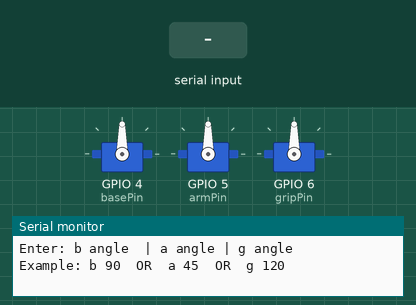
A program run on a simulated ESP32-S3. Shown: 3 × servo, the last lines printed to the serial monitor. Inputs (shaded band) come from the test bench.

Above: at 1.2 s.
1.3 s: "b,45\n" received over Serial
At 2.5 s:
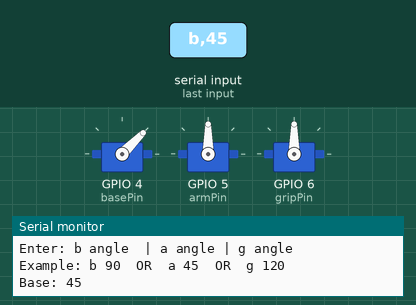
2.8 s: "a,45\n" received over Serial
At 3.7 s:
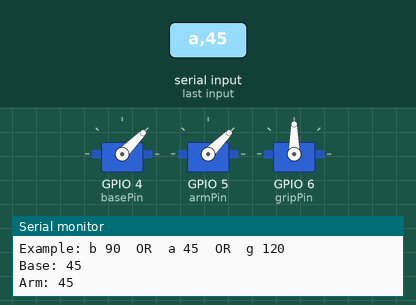
4.3 s: "g,45\n" received over Serial
At 4.8 s:
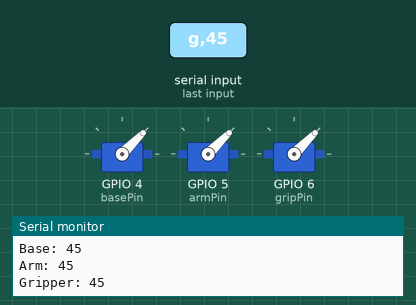
5.8 s: "b90\n" received over Serial
At 7.0 s:
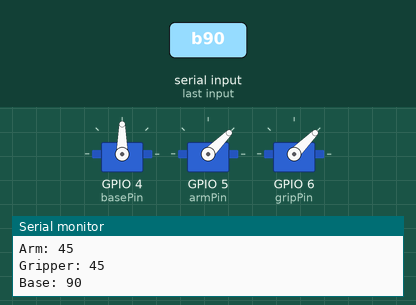
7.3 s: "a90\n" received over Serial
At 8.3 s:
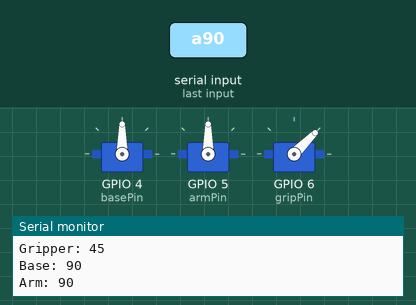
8.8 s: "b" received over Serial
At 10.3 s:
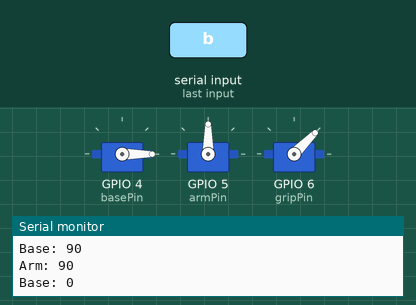
Timing chart, 0 to 11.8 s (numbered marks = the images above; inputs shaded):
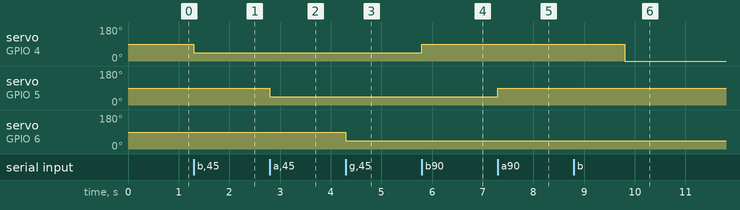

Measured:
- after the input at 1.3 s, servo on GPIO 4 (basePin): 90° → 45° at once
- after the input at 2.8 s, servo on GPIO 5 (armPin): 90° → 45° at once
- after the input at 4.3 s, servo on GPIO 6 (gripPin): 90° → 45° at once
- after the input at 5.8 s, servo on GPIO 4 (basePin): 45° → 90° at once
- after the input at 7.3 s, servo on GPIO 5 (armPin): 45° → 90° at once
- after the input at 8.8 s, servo on GPIO 4 (basePin): 90° → 0° after 1.0 s

The program:

main.cpp
```cpp
/*#include <Arduino.h>
#include <ESP32Servo.h>

Servo baseServo;
Servo armServo;
Servo gripServo;

//  Use safe GPIOs for ESP32-S3
int basePin = 6;
int armPin = 5;
int gripPin = 4;

// Positions
int basePick = 90;
int armPick = 90;
int gripOpen = 90;
int gripClose = 40;

int baseDrop = 120;
int armLift = 70;


//finish positions
int basePic_end = 90;
int armPick_end = 90;


void setup() {
  Serial.begin(115200);

  baseServo.attach(basePin);
  armServo.attach(armPin);
  gripServo.attach(gripPin);

  // Initial position
  baseServo.write(70);
  armServo.write(90);
  gripServo.write(00);

  delay(2000);

}

void loop() {

  //int basePick = 00;
  /*for(int pos = 70; pos <= 140; pos++) {
  baseServo.write(pos);
  delay(20);   // increase this (e.g., 30–50) for slower speed
}

// wait after reaching
delay(3000);

// Move back from 135 to 45 slowly
for(int pos = 140; pos >= 70; pos--) {
  baseServo.write(pos);
  delay(20);
}

delay(2000);*/
/*for(int pos = 70; pos <= 140; pos++) {
  armServo.write(pos);
  delay(20);   // increase this (e.g., 30–50) for slower speed
}

// wait after reaching
delay(3000);

// Move back from 135 to 45 slowly
for(int pos = 140; pos >= 70; pos--) {
  armServo.write(pos);
  delay(20);
}

delay(2000);
for(int pos = 00; pos <= 120; pos++) {
  gripServo.write(pos);
  delay(20);   // increase this (e.g., 30–50) for slower speed
}

// wait after reaching
delay(3000);

// Move back from 135 to 45 slowly
for(int pos = 120; pos >= 00; pos--) {
  gripServo.write(pos);
  delay(20);
}

delay(2000);


}*/

/////////////////////////////////////////////////////////


#include <Arduino.h>
#include <ESP32Servo.h>

Servo baseServo;
Servo armServo;
Servo gripServo;

int basePin = 4;
int armPin  = 5;
int gripPin = 6;

int baseAngle = 90;
int armAngle  = 90;
int gripAngle = 90;

void setup() {
  Serial.begin(115200);

  baseServo.attach(basePin);
  armServo.attach(armPin);
  gripServo.attach(gripPin);

  Serial.println("Enter: b angle  | a angle | g angle");
  Serial.println("Example: b 90  OR  a 45  OR  g 120");
}

void loop() {
  if (Serial.available()) {

    char servoID = Serial.read();   // read which servo (b/a/g)
    int angle = Serial.parseInt();  // read angle

    angle = constrain(angle, 0, 180);

    if (servoID == 'b') {
      baseAngle = angle;
      baseServo.write(baseAngle);
      Serial.print("Base: ");
      Serial.println(baseAngle);
    }

    else if (servoID == 'a') {
      armAngle = angle;
      armServo.write(armAngle);
      Serial.print("Arm: ");
      Serial.println(armAngle);
    }

    else if (servoID == 'g') {
      gripAngle = angle;
      gripServo.write(gripAngle);
      Serial.print("Gripper: ");
      Serial.println(gripAngle);
    }
  }
}
```
